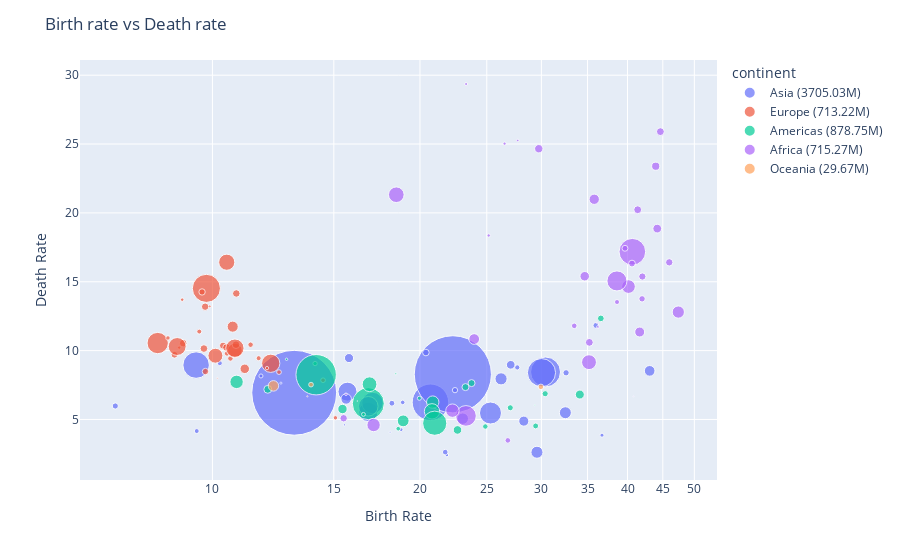

Source (notebook cell):
### Code cell
fig = px.scatter(df, x=' Birth rate', y=' Death rate', size='  Population ',
                 color='continent', hover_name='Country', log_x=True, size_max=60,
                 labels={'continent': 'continent', 'jumlah_populasi': 'jumlah_populasi'})

fig.update_layout(title='Birth rate vs Death rate',
                  xaxis_title='Birth Rate',
                  yaxis_title='Death Rate')

for trace in fig.data:
    continent = trace.name
    population = df.loc[df['continent'] == continent, '  Population '].sum() / 1000000
    trace.name += f' ({population:.2f}M)'
    
fig.show()

### Figure 1 — Plotly figure (JSON) as saved in the notebook; plotly's stock layout.template omitted (floating-point values rounded to 4 significant figures)
{"data": [{"hovertemplate": "<b>%{hovertext}</b><br><br>continent=Asia<br> Birth rate=%{x}<br> Death rate=%{y}<br>  Population =%{marker.size}<extra></extra>", "hovertext": ["Japan", "Saudi Arabia", "China", "Hong Kong", "Kuwait", "Malaysia", "Singapore", "Indonesia", "Thailand", "United Arab Emirates", "Qatar", "India", "Philippines", "Oman", "Iran", "Pakistan", "Syria", "Bahrain", "Uzbekistan", "Yemen", "Bangladesh", "Israel", "Jordan", "Turkmenistan", "Kazakhstan", "Tajikistan", "Laos", "Kyrgyzstan", "Armenia", "Cambodia", "Iraq", "Sri Lanka", "Cyprus", "Georgia", "Vietnam", "Lebanon", "Azerbaijan", "Turkey"], "legendgroup": "Asia", "marker": {"color": "#636efa", "size": [127417244, 26417599, 1306313812, 6898686, 2335648, 23953136, 4425720, 241973879, 65444371, 2563212, 863051, 1080264388, 87857473, 3001583, 68017860, 162419946, 18448752, 688345, 26851195, 20727063, 144319628, 6276883, 5759732, 4952081, 15185844, 7163506, 6217141, 5146281, 2982904, 13607069, 26074906, 20064776, 780133, 4677401, 83535576, 3826018, 7911974, 69660559], "sizemode": "area", "sizeref": 362900.0, "symbol": "circle"}, "mode": "markers", "name": "Asia (3705.03M)", "orientation": "v", "showlegend": true, "type": "scatter", "x": [9.47, 29.56, 13.14, 7.23, 21.88, 23.07, 9.49, 20.71, 15.7, 18.78, 15.54, 22.32, 25.31, 36.73, 16.83, 30.42, 28.29, 18.1, 26.22, 43.07, 30.01, 18.21, 21.76, 27.68, 15.78, 32.58, 35.99, 22.48, 11.76, 27.08, 32.5, 15.63, 12.57, 10.25, 17.07, 18.88, 20.4, 16.83], "xaxis": "x", "y": [8.95, 2.62, 6.94, 5.98, 2.42, 5.06, 4.16, 6.25, 7.02, 4.26, 4.61, 8.28, 5.47, 3.86, 5.55, 8.45, 4.88, 4.08, 7.95, 8.53, 8.4, 6.18, 2.63, 8.78, 9.46, 8.39, 11.83, 7.13, 8.16, 8.97, 5.49, 6.49, 7.64, 9.09, 6.2, 6.24, 9.86, 5.96], "yaxis": "y"}, {"hovertemplate": "<b>%{hovertext}</b><br><br>continent=Europe<br> Birth rate=%{x}<br> Death rate=%{y}<br>  Population =%{marker.size}<extra></extra>", "hovertext": ["Germany", "Russia", "Switzerland", "Norway", "Sweden", "Netherlands", "Belgium", "Finland", "Denmark", "Ukraine", "Bulgaria", "Slovenia", "Malta", "France", "Macedonia", "Albania", "Iceland", "Belarus", "Estonia", "Latvia", "Slovakia", "Lithuania", "Croatia", "Bosnia and Herzegovina", "Ireland", "Austria", "Romania", "Poland", "Czech Republic", "Hungary", "Greece", "Portugal", "Italy", "Spain", "United Kingdom"], "legendgroup": "Europe", "marker": {"color": "#EF553B", "size": [82431390, 143420309, 7489370, 4593041, 9001774, 16407491, 10364388, 5223442, 5432335, 47425336, 7450349, 2011070, 398534, 60656178, 2045262, 3563112, 296737, 10300483, 1332893, 2290237, 5431363, 3596617, 4495904, 4025476, 4015676, 8184691, 22329977, 38635144, 10241138, 10006835, 10668354, 10566212, 58103033, 40341462, 60441457], "sizemode": "area", "sizeref": 362900.0, "symbol": "circle"}, "mode": "markers", "name": "Europe (713.22M)", "orientation": "v", "showlegend": true, "type": "scatter", "x": [8.33, 9.8, 9.77, 11.67, 10.36, 11.14, 10.48, 10.5, 11.36, 10.49, 9.66, 8.95, 10.17, 12.15, 12, 15.08, 13.73, 10.83, 9.91, 9.04, 10.62, 8.62, 9.57, 12.49, 14.47, 8.81, 10.7, 10.78, 9.07, 9.76, 9.72, 10.82, 8.89, 10.1, 10.78], "xaxis": "x", "y": [10.55, 14.52, 8.48, 9.45, 10.36, 8.68, 10.22, 9.79, 10.43, 16.42, 14.26, 10.22, 8, 9.08, 8.73, 5.12, 6.68, 14.15, 13.21, 13.7, 9.43, 10.92, 11.38, 8.44, 7.85, 9.7, 11.74, 10.01, 10.54, 13.19, 10.15, 10.43, 10.3, 9.63, 10.18], "yaxis": "y"}, {"hovertemplate": "<b>%{hovertext}</b><br><br>continent=Americas<br> Birth rate=%{x}<br> Death rate=%{y}<br>  Population =%{marker.size}<extra></extra>", "hovertext": ["Canada", "Venezuela", "Brazil", "Argentina", "Chile", "Trinidad and Tobago", "Dominican Republic", "Bolivia", "Ecuador", "Honduras", "Uruguay", "Haiti", "Peru", "Paraguay", "Belize", "Guyana", "Cuba", "Panama", "Jamaica", "Nicaragua", "El Salvador", "Costa Rica", "Guatemala", "Colombia", "Mexico", "United States"], "legendgroup": "Americas", "marker": {"color": "#00cc96", "size": [32805041, 25375281, 186112794, 39537943, 15980912, 1088644, 8950034, 8857870, 13363593, 6975204, 3415920, 8121622, 27925628, 6347884, 279457, 765283, 11346670, 3039150, 2731832, 5465100, 6704932, 4016173, 14655189, 42954279, 106202903, 295734134], "sizemode": "area", "sizeref": 362900.0, "symbol": "circle"}, "mode": "markers", "name": "Americas (878.75M)", "orientation": "v", "showlegend": true, "type": "scatter", "x": [10.84, 18.91, 16.83, 16.9, 15.44, 12.81, 23.28, 23.76, 22.67, 30.38, 14.09, 36.59, 20.87, 29.43, 29.34, 18.45, 12.03, 19.96, 16.56, 24.88, 27.04, 18.6, 34.11, 20.82, 21.01, 14.14], "xaxis": "x", "y": [7.73, 4.9, 6.15, 7.56, 5.76, 9.37, 7.35, 7.64, 4.24, 6.87, 9.06, 12.34, 6.26, 4.53, 6.04, 8.32, 7.19, 6.54, 5.37, 4.49, 5.85, 4.33, 6.81, 5.59, 4.73, 8.25], "yaxis": "y"}, {"hovertemplate": "<b>%{hovertext}</b><br><br>continent=Africa<br> Birth rate=%{x}<br> Death rate=%{y}<br>  Population =%{marker.size}<extra></extra>", "hovertext": ["Algeria", "Libya", "Nigeria", "Egypt", "Morocco", "Botswana", "Chad", "Mauritius", "Namibia", "Gabon", "Ghana", "Tunisia", "Sao Tome and Principe", "Angola", "Malawi", "Burundi", "Swaziland", "Seychelles", "Mozambique", "Lesotho", "Togo", "Eritrea", "Cameroon", "Benin", "Zambia", "Rwanda", "Zimbabwe", "Madagascar", "Guinea", "Kenya", "Ethiopia", "Burkina Faso", "Senegal", "Equatorial Guinea", "Uganda", "Sudan", "South Africa"], "legendgroup": "Africa", "marker": {"color": "#ab63fa", "size": [32531853, 5765563, 128771988, 77505756, 32725847, 1640115, 9826419, 1230602, 2030692, 1389201, 21029853, 10074951, 187410, 11190786, 12158924, 6370609, 1173900, 81188, 19406703, 1867035, 5681519, 4561599, 16380005, 7460025, 11261795, 8440820, 12746990, 18040341, 9467866, 33829590, 73053286, 13925313, 11126832, 535881, 27269482, 40187486, 44344136], "sizemode": "area", "sizeref": 362900.0, "symbol": "circle"}, "mode": "markers", "name": "Africa (715.27M)", "orientation": "v", "showlegend": true, "type": "scatter", "x": [17.13, 26.82, 40.65, 23.32, 22.29, 23.33, 45.98, 15.62, 25.16, 36.24, 23.97, 15.5, 40.8, 44.64, 43.95, 39.66, 27.72, 16.22, 35.79, 26.53, 33.48, 38.62, 34.67, 41.99, 41.38, 40.6, 29.74, 41.66, 42.03, 40.13, 38.61, 44.17, 35.21, 36.18, 47.39, 35.17, 18.48], "xaxis": "x", "y": [4.6, 3.48, 17.18, 5.26, 5.64, 29.36, 16.41, 6.83, 18.36, 11.72, 10.84, 5.09, 6.68, 25.9, 23.39, 17.43, 25.26, 6.34, 20.99, 25.03, 11.8, 13.53, 15.4, 13.76, 20.23, 16.32, 24.66, 11.35, 15.38, 14.65, 15.06, 18.86, 10.6, 12, 12.8, 9.16, 21.32], "yaxis": "y"}, {"hovertemplate": "<b>%{hovertext}</b><br><br>continent=Oceania<br> Birth rate=%{x}<br> Death rate=%{y}<br>  Population =%{marker.size}<extra></extra>", "hovertext": ["Papua New Guinea", "New Zealand", "Australia"], "legendgroup": "Oceania", "marker": {"color": "#FFA15A", "size": [5545268, 4035461, 20090437], "sizemode": "area", "sizeref": 362900.0, "symbol": "circle"}, "mode": "markers", "name": "Oceania (29.67M)", "orientation": "v", "showlegend": true, "type": "scatter", "x": [29.95, 13.9, 12.26], "xaxis": "x", "y": [7.37, 7.53, 7.44], "yaxis": "y"}], "layout": {"legend": {"itemsizing": "constant", "title": {"text": "continent"}, "tracegroupgap": 0}, "margin": {"t": 60}, "title": {"text": "Birth rate vs Death rate"}, "xaxis": {"anchor": "y", "domain": [0, 1], "title": {"text": "Birth Rate"}, "type": "log"}, "yaxis": {"anchor": "x", "domain": [0, 1], "title": {"text": "Death Rate"}}}}
